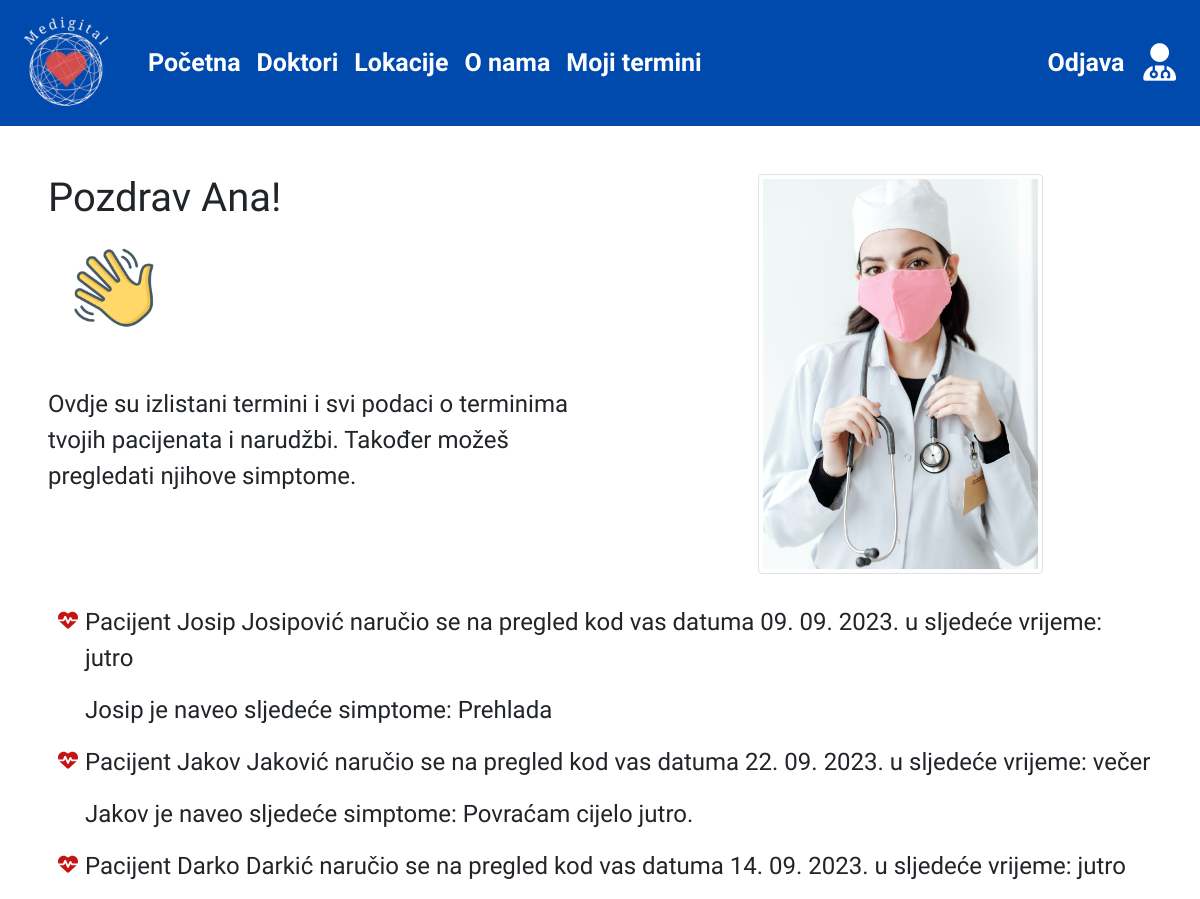
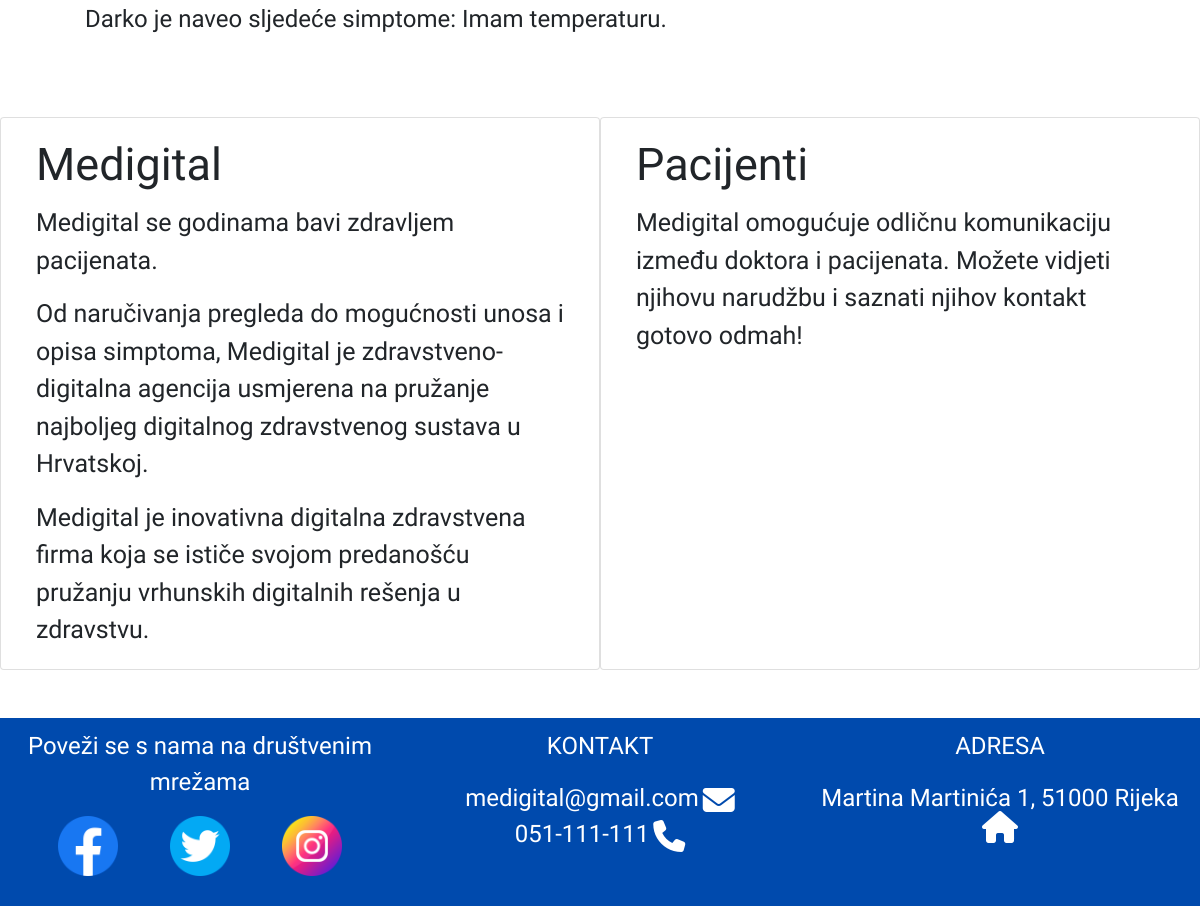
The page /termini/ (signed in) on the database its author committed (2 pictures, top to bottom).
### zdravstveni_sustav_app/models.py (models this page shows, shortened)
class Doktor(AbstractBaseUser, PermissionsMixin):
    username = models.CharField(max_length=30, unique=True)
    email = models.EmailField(blank=True)
    first_name = models.CharField(max_length=30, blank=True)
    last_name = models.CharField(max_length=30, blank=True)
    is_active = models.BooleanField(default=True)
    is_staff = models.BooleanField(default=False)
    date_joined = models.DateTimeField(default=timezone.now)
    dom_zdravlja = models.ForeignKey(DomZdravlja, default=1, on_delete=models.SET_NULL, null=True)
    opis_doktora = models.TextField()
    iskustvo_doktora = models.TextField()
    specijalizacija_doktora_izbori = [
        ("Anesteziolog", "Anesteziolog"),
        ("Infektolog", "Infektolog"),
        ("Kardiolog", "Kardiolog"),
        ("Pedijatar", "Pedijatar"),
        ("Reumatolog", "Reumatolog"),
        ("Pulmolog", "Pulmolog"),
        ("Urolog", "Urolog"),
        ("Onkolog", "Onkolog")
    ]
    specijalizacija_doktora = models.CharField(max_length=30, choices=specijalizacija_doktora_izbori, default="Anesteziolog")
    objects = CustomUserManager()
    USERNAME_FIELD = 'username'
    REQUIRED_FIELDS = []

class Narudzba(models.Model):
    odabir_vremena = (
        ('jutro', "Jutro"),
        ('večer', "Večer")
    )
    ime_pacijenta = models.CharField(max_length=30)
    prezime_pacijenta = models.CharField(max_length=30)
    telefon_pacijenta = models.CharField(max_length=20)
    email_pacijenta = models.EmailField()
    doktor = models.ForeignKey(Doktor, on_delete=models.CASCADE)
    datum_pregleda = models.DateField(default=timezone.now)
    vrijeme_pregleda = models.CharField(choices=odabir_vremena, max_length=10)
    simptomi = models.TextField(blank=True, null=True)

### users/models.py (models this page shows, shortened)
class profil(models.Model):
    doktor = models.OneToOneField(Doktor, on_delete=models.CASCADE)
    image = models.ImageField(default='default.png', upload_to='profilne_slike')

### zdravstveni_sustav_app/views.py (the view)
# urls.py: path('termini/', views.termini, name='termini'),
def termini(request):
    trenutni_korisnik = request.user
    trenutni_korisnik_id = trenutni_korisnik.id
    doktor = Doktor.objects.get(id=trenutni_korisnik_id)
    narudzba_set = doktor.narudzba_set.all()
    context = {
        'doktor':doktor,
        'narudzba_set':narudzba_set,
    }
    return render(request, 'zdravstveni_sustav_app/termini.html', context)

### zdravstveni_sustav_app/templates/zdravstveni_sustav_app/termini.html (shortened to what this page needs)
{% extends "zdravstveni_sustav_app/base.html" %}
{% load static %}
{% block content %}
<div class="container custom-container paragraf-termini">
    <div class="row mt-5 padding">
        <div class="col-md-6 col-sm-12 text-center pl-5">
            <h1 class="text-left pb-3">Pozdrav {{ doktor.first_name }}!</h1>
            <img class="d-flex pb-5 pl-3 ml-2" src="{% static 'zdravstveni_sustav_app/images/wave.png'  %}" style="width: 100px; height:auto;">
            <p class="text-left pt-2">Ovdje su izlistani termini i svi podaci o terminima tvojih pacijenata i narudžbi.
                Također možeš pregledati njihove simptome.</p>
        </div>
        <div class="col-md-6 col-sm-12 text-center termini-slika">
            <img src={{ doktor.profil.image.url }} class="slika_doktora rounded img-thumbnail">
        </div>
    </div>
</div>
<div class="container paragraf-termini">
    <div class="row">
        <div class="col-md-12 col-sm-12 d-flex justify-content-center">
            <ul class="custom-list">
                {% for narudzba in narudzba_set %}
                    <li>
                        <p>Pacijent {{ narudzba.ime_pacijenta }} {{ narudzba.prezime_pacijenta }}
                            naručio se na pregled kod vas datuma {{ narudzba.datum_pregleda|date:"d. m. Y." }}
                            u sljedeće vrijeme: {{ narudzba.vrijeme_pregleda }}</p>
                        <p>{{ narudzba.ime_pacijenta }} je naveo sljedeće simptome: {{ narudzba.simptomi }}</p>
                    </li>
                {% endfor %}
            </ul>
        </div>
    </div>
</div>
<div class="container-fluid mt-5 mb-5">
<div class="row">
<div class="card col-lg-6" style="width: 18rem;">
    <div class="card-body">
      <h5 class="card-title">Medigital</h5>
      <p class="card-text">Medigital se godinama bavi zdravljem pacijenata. </p>
      <p class="card-text">Od naručivanja pregleda do mogućnosti unosa i opisa simptoma, Medigital je zdravstveno-digitalna agencija usmjerena na pružanje
        najboljeg digitalnog zdravstvenog sustava u Hrvatskoj.</p>
      <p class="card-text">Medigital je inovativna digitalna zdravstvena firma koja se ističe svojom predanošću pružanju vrhunskih digitalnih rešenja u zdravstvu.</p>
    </div>
</div>
<div class="card col-lg-6" style="width: 18rem;">
    <div class="card-body">
      <h5 class="card-title">Pacijenti</h5>
      <p class="card-text">Medigital omogućuje odličnu komunikaciju između doktora i pacijenata. Možete vidjeti njihovu narudžbu i saznati
        njihov kontakt gotovo odmah!
      </p>
    </div>
</div>
</div>
</div>
{% endblock content %}

### zdravstveni_sustav_app/static/zdravstveni_sustav_app/main.css (style rules this page uses)
body { font-family: "Josefin Sans", sans-serif; overflow-x: hidden; margin: 0; padding: 0; }
.card-title { font-size: 45px; }
.card-text { font-size: 25px; }
.slika_doktora { width: 300px; height: auto; }
.paragraf-termini p { font-size: 24px !important; }
.custom-list { list-style-type: none; list-style-image: url("images/heart-pulse-solid.svg"); }
.termini-slika { width: 100%; height: 400px; }
.termini-slika img { width: 50%; height: 100%; object-fit: cover; }
.custom-container { max-width: 1600px; }
.padding { margin-top: 40px; margin-bottom: 30px; }

### rows shown on the page
Doktor: first_name "Ana", profil.image (picture)
Narudzba: ime_pacijenta "Josip", prezime_pacijenta "Josipović", datum_pregleda "09. 09. 2023.", vrijeme_pregleda "jutro", simptomi "Prehlada"
Narudzba: ime_pacijenta "Jakov", prezime_pacijenta "Jaković", datum_pregleda "22. 09. 2023.", vrijeme_pregleda "večer", simptomi "Povraćam cijelo jutro."
Narudzba: ime_pacijenta "Darko", prezime_pacijenta "Darkić", datum_pregleda "14. 09. 2023.", vrijeme_pregleda "jutro", simptomi "Imam temperaturu."
